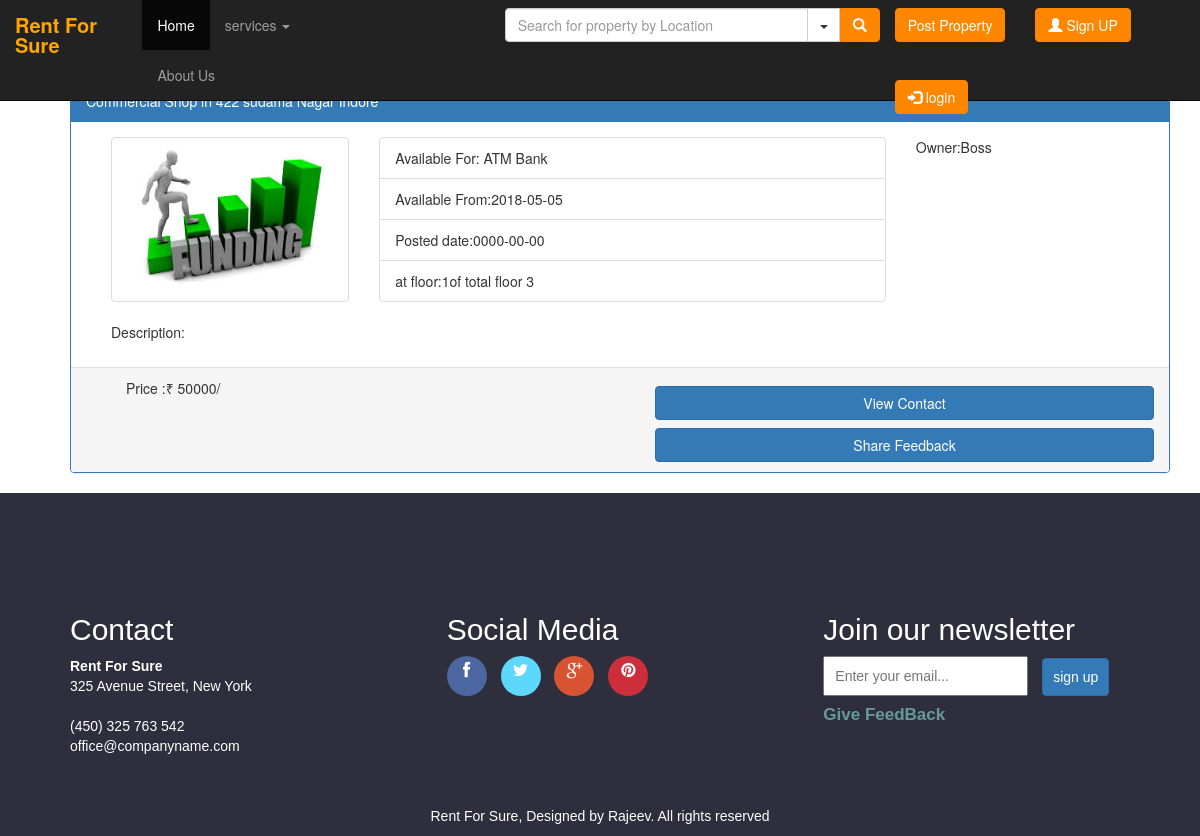
The page /shop_display.php on the database its author committed.
### tables this page shows
CREATE TABLE `shop` (
  `Pid` int(11) NOT NULL,
  `Address` varchar(500) NOT NULL,
  `SqFt` float NOT NULL,
  `AvailableFrom` date NOT NULL,
  `AvailableFor` varchar(500) NOT NULL,
  `Rent` int(11) NOT NULL,
  `NBB` varchar(300) NOT NULL,
  `Floor` varchar(11) NOT NULL,
  `TFloor` int(11) NOT NULL,
  `Description` varchar(1100) NOT NULL,
  `Images` varchar(100) NOT NULL,
  `PostedDate` date NOT NULL
);

### connect.php (called while the page is built, shortened)
<?php
$user = 'root';
$password ='';
$db = 'project';
$conn = new mysqli('localhost',$user,$password,$db) or die('unable to connect');
function Fetch($q){
    global $conn;
    $ar=[];
    $s=mysqli_query($conn,$q);
    while ($r=$s->fetch_assoc()) {
        array_push($ar,$r);
    }
    return $ar;
}
?>

### shop_display.php (the view, shortened to what this page needs)
<?php
include 'header.php';
include "connect.php";
if(!isset($_POST['searching'])){
    $ar  =Fetch("SELECT * FROM shop order by Pid desc");
}
else
{
        $search = $_POST['loc'];
    $t = $_POST['ptype'];
    $ar  =Fetch("SELECT * FROM '$t' having Address LIKE '%$search% order by Pid desc");
echo "searching";
}
?>
         <?php
include 'navbar.php';
?>
<?php foreach ( $ar as $k)
{
  extract($k);
?>
   <div class="container" >
    <div class="row">
        <div class="col-md-12">
            <div class="panel panel-primary ">
                <div class="panel-heading"> Commercial Shop  in <?php echo $Address; ?></div>
                <div class="panel-body row">
                    <div class="col-md-3">
                        <div class="for-img">
                            <img src="uploads/<?php echo $Images;?>" class="img img-responsive img-thumbnail" alt="" >
                        </div>
                    </div>
                    <div class="col-md-6">
                        <ul class="list-group">
                            <li class="list-group-item">Available For: <?php echo $AvailableFor; ?></li>
                            <li class="list-group-item">Available From:<?php echo $AvailableFrom; ?></li>
                            <li class="list-group-item">Posted date:<?php echo $PostedDate; ?></li>
                            <li class="list-group-item">at floor:<?php echo $Floor; ?>of total floor <?php echo $TFloor; ?> </li>
                        </ul>
                    </div>
                    <div class="col-md-3">Owner:Boss</div>
                    <div class="col-md-9">
                        <p>Description:<?php echo $Description;?></p>
                    </div>
                </div>
                <div class="panel-footer ">
                 <div class="row">
                  <div class="col-md-3"> Price :₹ <?php echo $Rent;?>/</div>
                    <div class="col-md-6 pull-right">
                        <button class="btn btn-primary" data-toggle="modal" data-target="#myModal">View Contact</button>
                        <button class="btn btn-primary"><a href="feedback.php" style="color:white; text-decoration:none;">Share Feedback</a></button>
                    </div>
                    </div>
                </div>
            </div>
        </div>
    </div>
</div>
 <?php
}
?>
<?php
include "footer.php";
?>

### css/slider.css (style rules this page uses)
body { padding-top: 80px; }
img.img-responsive { width:100%; }
.row { padding-left:40px; }
.container::after, .row::after { content: ""; clear: both; display: table; }
.for-img img { width: 100%; height: 165px; }
button { background-color: #4CAF50; color: white; padding: 14px 20px; margin: 8px 0; border: none; cursor: pointer; width: 100%; }

### rows shown on the page
shop: Address "422 sudama Nagar Indore", Images (picture), AvailableFor "ATM Bank", AvailableFrom "2018-05-05", PostedDate "0000-00-00", Floor "1", TFloor "3", Rent "50000"
